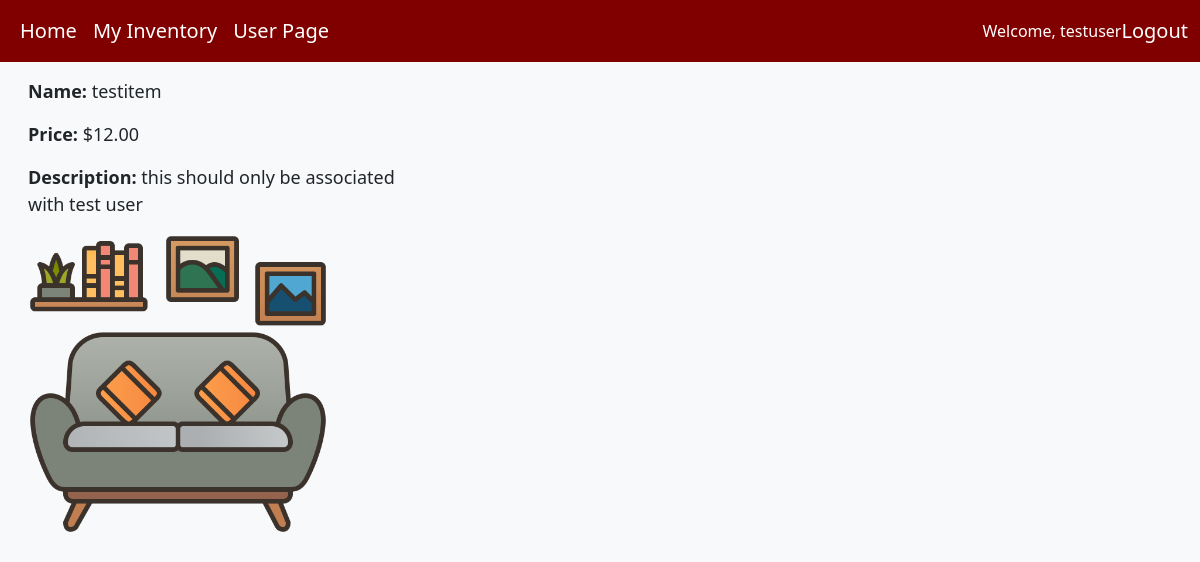
Screenshot of /items/10 (signed in) with the database file from the repository.
### inventory_app/models.py (models this page shows, shortened)
class Item(models.Model):
    name = models.CharField(max_length = 200)
    description = models.TextField(blank=True)
    serial_number = models.CharField(max_length=100, blank=True)
    price = models.DecimalField(max_digits=10, decimal_places=2)
    image = models.ImageField(upload_to='uploads/', null=True, blank=True)
    inventory = models.ForeignKey(Inventory, on_delete=models.CASCADE, null=True)

### inventory_app/views.py (the view)
# urls.py: path('items/<int:pk>', views.ItemDetailView.as_view(), name='item-detail'),
class ItemDetailView(generic.DetailView):
    model = Item

### inventory_app/templates/inventory_app/item_detail.html (shortened to what this page needs)
{% extends 'inventory_app/base_template.html' %}
{% block content %}
<body class="bg-light">
<div class="container-fluid mx-3 my-3 bg-light" style="max-width: 400px; font-size: 18px">
    <p><strong>Name: </strong> {{ item.name }}</p>
    <p><strong>Price: </strong> ${{ item.price }}</p>
    {% if item.description %}
        <p><strong>Description: </strong> {{ item.description }}</p>
    {% endif %}
    {% if item.image %}
        <img src="{{ item.image.url }}" width=300>
    {% endif %}
</div>
</body>
{% endblock %}

### inventory_app/templates/inventory_app/base_template.html (shortened to what this page needs)
{% load static %}
<!DOCTYPE html>
<html lang="en">
<head>
{% load bootstrap5 %}
{% bootstrap_css %}
</head>
<body>
<nav class="navbar navbar-expand-md navbar-dark" style="background-color: #800000;">
    <div class="container-fluid">
        <div class="collapse navbar-collapse" id="navbarNav">
            <ul class="navbar-nav">
                <li class="nav-item">
                    <a class="nav-link text-white" style="font-size: 20px;" href="{% url 'index' %}" aria-label="Visit the homepage">Home</a>
                </li>
                {% if request.user.is_authenticated %}
                    {% if request.user.owner.inventory.id %}
                        <li class="nav-item"><a class="nav-link text-white" style="font-size: 20px;" href="{% url 'inventory-detail' request.user.owner.inventory.id %}" aria-label="View inventory">My Inventory</a></li>
                    {% endif %}
                {% endif %}
                <li>
                    {% if request.user.is_authenticated %}
                        <a class="nav-link text-white" style="font-size: 20px;" href="{% url 'user_page' %}" aria-label="View list of items">User Page</a>
                    {% endif %}
                </li>
            </ul>
        </div>
        {% if request.user.is_authenticated %}
            <span style="color: white;" >Welcome, {{request.user}}</span>
            <span><a class="nav-link text-white" style="font-size: 20px;" href="{% url 'logout' %}">Logout</a></span>
        {% else %}
            {% if request.path != '/accounts/login/' %}
                <span><a class="nav-link text-white" style="font-size: 20px;" href="{% url 'login' %}">Login</a></span>
            {% endif %}
        {% endif %}
    </div>
 </nav>
{% block content %}
{% endblock %}
</body>
</html>

### rows the page displays
Item: name "testitem", price "12.00", description "this should only be associated with test user", image (picture)

### other values shown
{{ request.user }} "testuser"
